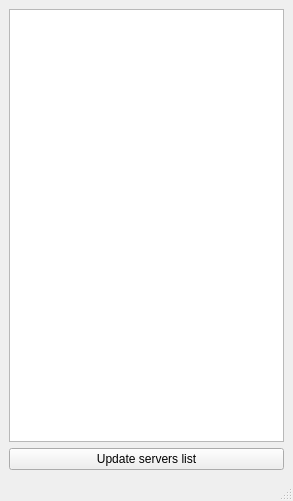
<?xml version="1.0" encoding="UTF-8"?>
<ui version="4.0">
 <class>MainWindow</class>
 <widget class="QMainWindow" name="MainWindow">
  <property name="geometry">
   <rect>
    <x>0</x>
    <y>0</y>
    <width>293</width>
    <height>501</height>
   </rect>
  </property>
  <property name="windowTitle">
   <string>JustVpn</string>
  </property>
  <widget class="QWidget" name="centralwidget">
   <layout class="QGridLayout" name="gridLayout">
    <item row="0" column="0">
     <layout class="QGridLayout" name="mainGridLayout">
      <item row="0" column="0">
       <layout class="QVBoxLayout" name="horizontalLayout">
        <item>
         <widget class="QListWidget" name="listWidget"/>
        </item>
       </layout>
      </item>
      <item row="1" column="0">
       <widget class="QPushButton" name="updateServersButton">
        <property name="text">
         <string>Update servers list</string>
        </property>
       </widget>
      </item>
     </layout>
    </item>
   </layout>
  </widget>
  <widget class="QMenuBar" name="menubar">
   <property name="geometry">
    <rect>
     <x>0</x>
     <y>0</y>
     <width>293</width>
     <height>24</height>
    </rect>
   </property>
  </widget>
  <widget class="QStatusBar" name="statusbar"/>
 </widget>
 <resources/>
 <connections/>
</ui>
